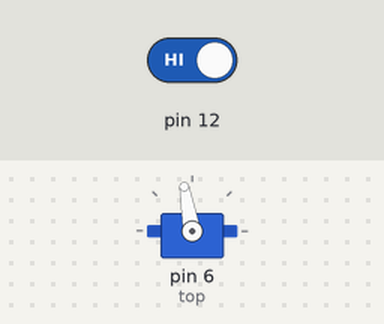
Recording of a sketch running on a simulated Arduino Uno, built with avr-gcc and run on an emulated ATmega328P. Shown: servo. The inputs (shaded band) are chosen by the test bench; at power-on: pin 12 HIGH.

Above: at 1.2 s.
1.3 s: pin 12 driven LOW
At 1.7 s:
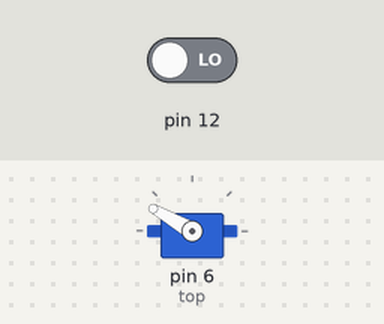
Timing chart, 0 to 4.3 s (numbered marks = the images above; inputs shaded):
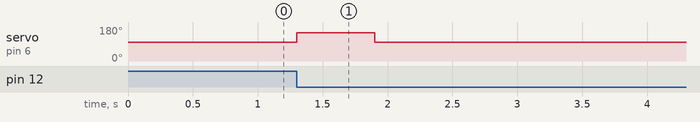

Measured:
- after the input at 1.3 s, servo on pin 6 (top): 100° → 150° at once, → 100° 0.60 s later

The sketch:

SecondaryArduinoControl.ino
```cpp
#include <Servo.h>

Servo top;
int pos;

void setup() {
  pinMode(12, INPUT);
  pos = 0;
  top.attach(6);
  top.write(100);
}

void loop() {
  while (!digitalRead(12)) {
    delay(1);
  }
  while (digitalRead(12)) {
    delay(1);
  }

  top.write(150);
  delay(600);
  top.write(100);
  delay(600);
  top.write(100);

  delay(1);
}
```
